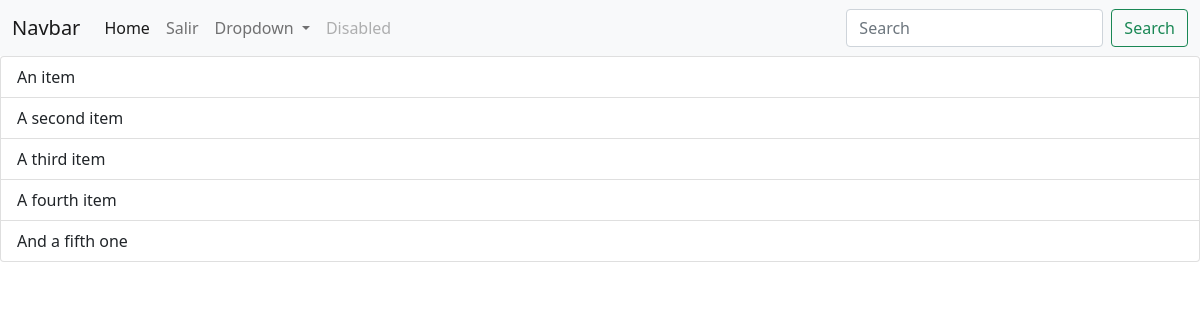
Page /clientes on the earlier database version.
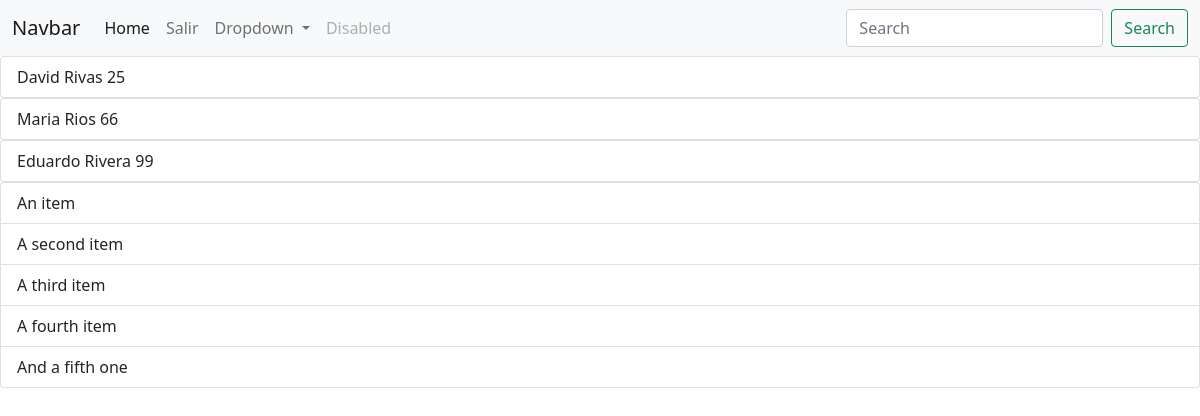
Same page on the later database version.
### catalogo/models.py (models this page shows)
class Cliente(models.Model):
    rut = models.CharField(max_length=10, null=False)
    nombre = models.CharField(max_length=50, null=False)
    apellido = models.CharField(max_length=100, null=False)
    edad= models.IntegerField()
    clave= models.CharField(max_length=20)

### catalogo/views.py (the view)
# urls.py: path('clientes', views.clientes),
def clientes(request):
    cliente= Cliente.objects.all()
    return render(request, 'catalogo/clientes.html', {"data":cliente})

### catalogo/templates/catalogo/clientes.html
{% extends 'catalogo/layout.html'%}
{% block content %}
    {% for cli in data %}
    <ul class="list-group">
        {% if cli.edad >= 18 %}
            <li class="list-group-item">{{cli.nombre}} {{cli.apellido}} {{cli.edad}}</li>
        {% endif %}
    </ul>
    {% endfor %}
{% endblock %}

Differences in the rows shown:
added Cliente: nombre "David", apellido "Rivas", edad "25"
added Cliente: nombre "Maria", apellido "Rios", edad "66"
added Cliente: nombre "Eduardo", apellido "Rivera", edad "99"
